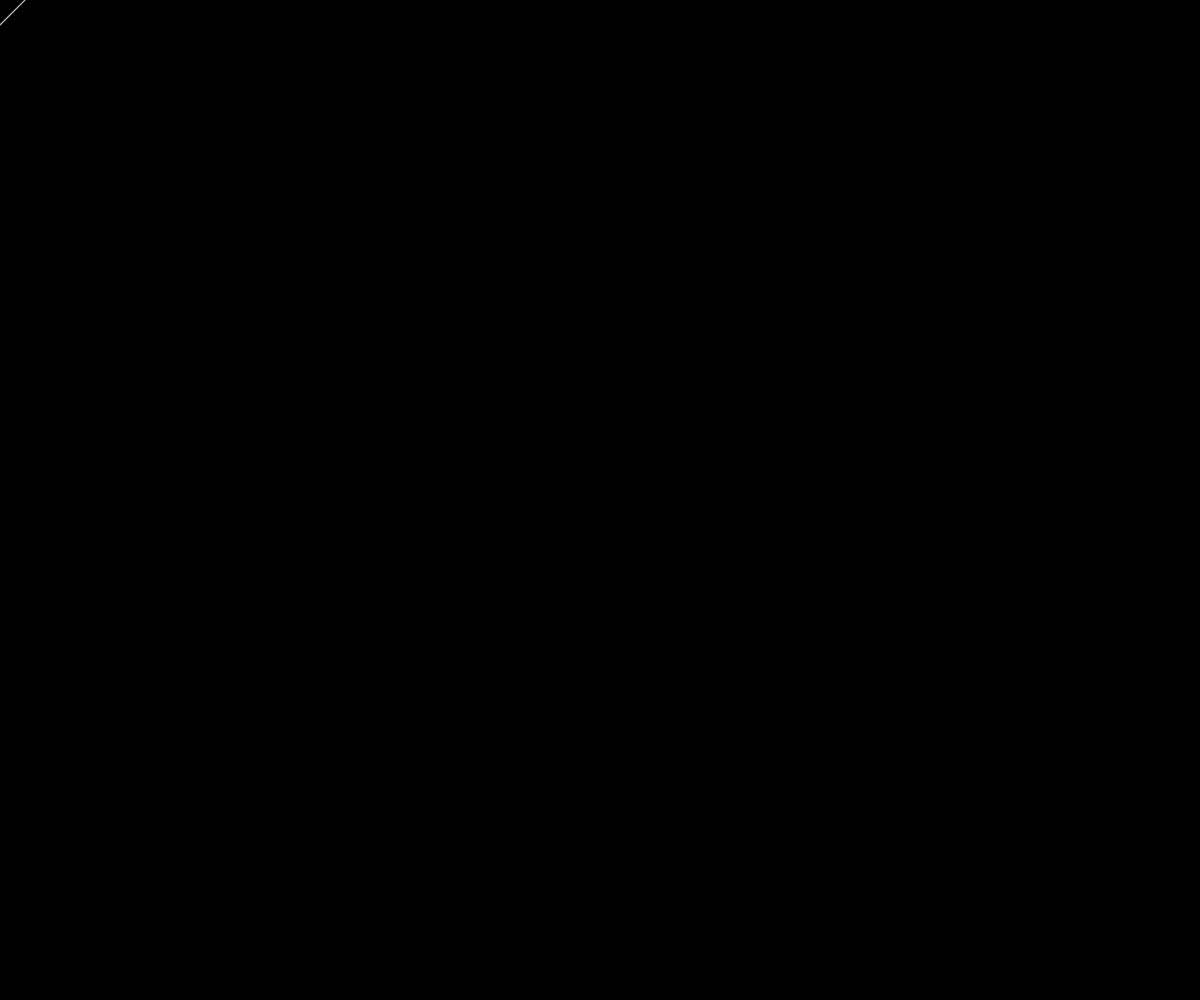
Frame 1 (no input)
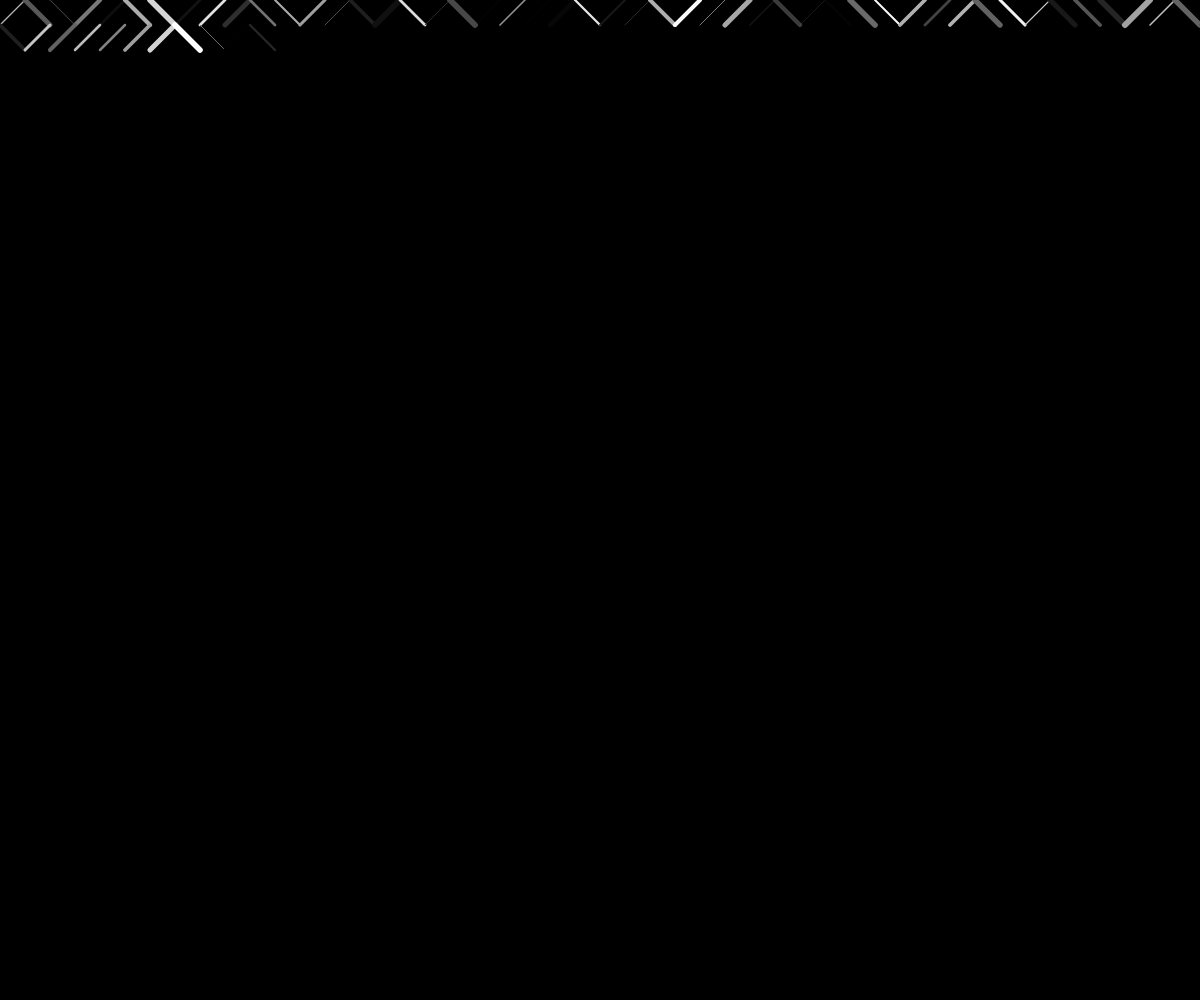
Frame 60 (no input)
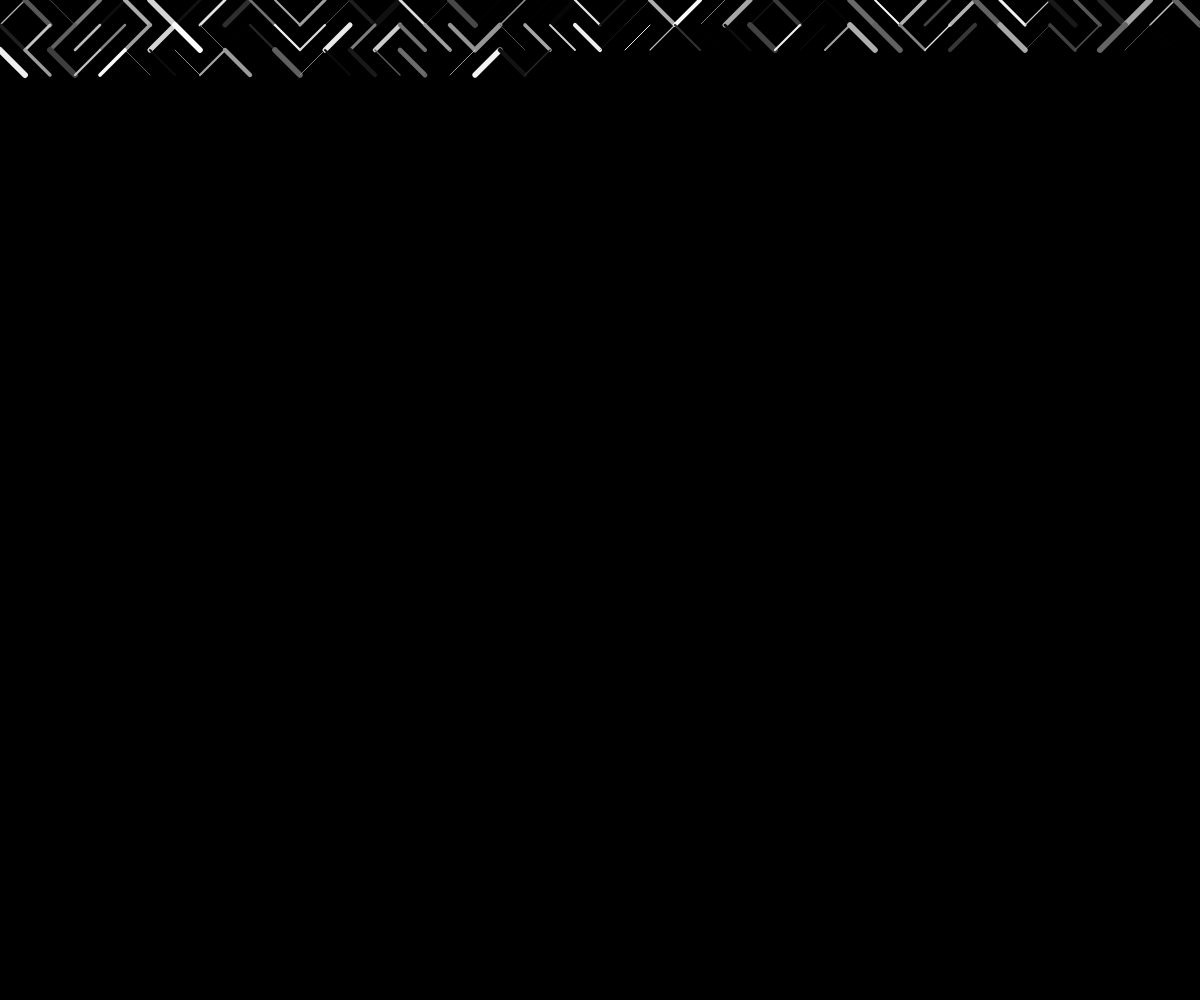
Frame 120 (the mouse pressed at the canvas centre since frame 60)

The p5.js sketch that drew these frames (run headless with seeded random() and noise() and a simulated clock; from frame 60 on, the mouse is pressed at the canvas centre):

// p5.js sketch
// ── sketch.js
let x = 0;
let y = 0;
let spacing = 25;

function setup() {
  createCanvas(windowWidth, windowHeight);
  background(0);
}

function draw() {
  stroke(random(255));
  strokeWeight(random(6));
  if (random(1) < 0.5) {
    line(x, y, x + spacing, y + spacing); //forward slash
  } else {
    line(x, y + spacing, x + spacing, y); //backward slash
  }

  x += spacing;
  if (x > width) {
    x = 0;
    y += spacing;
  }
}

// ── practice.html
<!DOCTYPE html>
<html>
    <head>

        <style>
            body {
                background-color: lightgreen;
            }

            @media only screen and (max-width: 600px) {
                /*For mobiles */
            body {
                background-color: lightblue;
                }
            }
            .header{
                padding: 15px;
                background-color: blueviolet;
            }
            </style>
    </head>
    <body>

        <div class="header">
            <h1>Header</h1>
        </div>
    </body>
</html>
